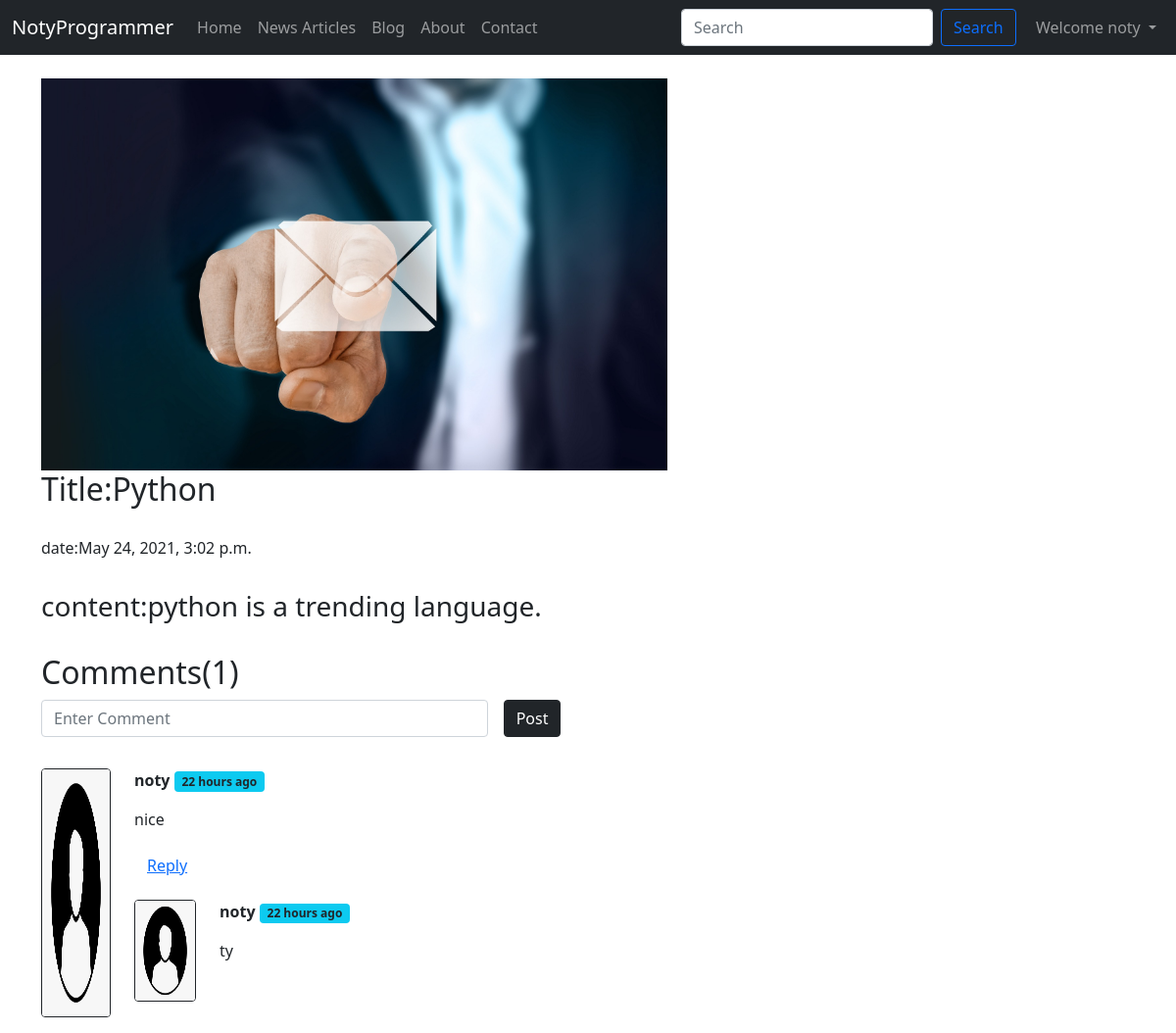
Page /blog/python (signed in) on the committed database.
### blog/models.py (models this page shows, shortened)
class Post(models.Model):
    Sno=models.AutoField(primary_key=True)
    title=models.CharField(max_length=255)
    content=models.TextField()
    author=models.CharField(max_length=13)
    slug=models.CharField(max_length=130)
    timestamp=models.DateTimeField(auto_now_add=True,blank=True)
    img = models.ImageField( upload_to="blogImg",default="blogImg/2.jpg")
    class Meta:
       ordering = ['-timestamp']

class BlogComment(models.Model):
    Sno = models.AutoField(primary_key=True)
    comment = models.TextField()
    user = models.ForeignKey(User,on_delete=models.CASCADE)
    post = models.ForeignKey(Post,on_delete=models.CASCADE)
    parent = models.ForeignKey('self',on_delete=models.CASCADE,null=True)
    timestamp = models.DateTimeField(default=now)

### blog/views.py (the view)
# urls.py: path('<str:slug>', views.blogpost, name='blogpost'),
def blogpost(request,slug):
    post=Post.objects.filter(slug=slug).first()
    comments = BlogComment.objects.filter(post=post,parent=None)
    replies = BlogComment.objects.filter(post=post).exclude(parent=None)
    replyDict = {}
    for reply in replies:
        if reply.parent.Sno not in replyDict.keys():
            replyDict[reply.parent.Sno]=[reply]
        else:
            replyDict[reply.parent.Sno].append(reply)
    context={'post':post,'comments':comments,'user':request.user,'replyDict':replyDict}
    return render(request,"blogtemp/blogpost.html",context)

### blog/templatetags/extras.py (called while the page is built)
@register.filter(name='get_val')
def get_val(dict,key):
    return dict.get(key)

### templates/blogtemp/blogpost.html (shortened to what this page needs)
{% extends 'index.html' %}
{% block blogactive %}active{% endblock blogactive %}
{% block body %}
{% load humanize %}
{% load extras %}
<div class="container">
<br>
<img src="{{post.img.url}}">
<h2>Title:{{post.title}}</h2></br>
<h6>date:{{post.timestamp}}</h6></br>
<h3>content:{{post.content}}</h3></br>
</div>
<div class="container">
<h2>Comments({{comments.count}})</h2>
<div class="my-2">
{% if user.is_authenticated %}
<form method="post" action="/blog/postComment" class="row g-3">
  <div class="col-5 form-group">
      <input type="text" class="form-control" id="comment" name="comment" placeholder="Enter Comment">
  </div>
  <div class="col-auto">
    <button type="submit" class="btn btn-dark mb-3" value="Post">Post</button>
  </div>
</form>
{% else %}
<p>Please login to post a comment</p>
{% endif %}
</div>
{% for comment in comments  %}
<div class="row my-3">
<div class="col-md-1"><img src="../static/user.png" class="rounded mx-auto d-block w-100 h-100  border border-dark"></div>
<div class="col-md-11"><b>{{comment.user.username}}</b> <span class="badge bg-info text-dark"> {{comment.timestamp | naturaltime}} </span>
<div class="my-3">{{comment.comment}}</div>
<div class="reply mx-0">
{% if user.is_authenticated %}
<button class="btn btn-link " type="button" data-bs-toggle="collapse" data-bs-target="#replyBox{{comment.Sno}}" aria-expanded="false" aria-controls="replyBox{{comment.Sno}}">
  Reply
</button>
{%endif%}
<div class="replies  my-2">
{% for reply in replyDict|get_val:comment.Sno %}
<div class="row">
<div class="col-md-1 my-2"><img src="../static/user.png" class="rounded mx-auto d-block w-100 h-100  border border-dark">
</div>
<div class="col-md-11 my-2">
<b>{{reply.user.username}}</b> <span class="badge bg-info text-dark"> {{reply.timestamp | naturaltime}} </span>
<div class="my-3">{{reply.comment}}</div>
<br>
</div>
</div>
{% endfor %}
</div>
</div>
</div>
</div>
{% endfor %}
</div>
{% endblock body %}

### templates/index.html (shortened to what this page needs)
<!doctype html>
<html lang="en">
<head>
  <link href="https://cdn.jsdelivr.net/npm/bootstrap@5.0.0-beta2/dist/css/bootstrap.min.css" rel="stylesheet"
>
<link rel="stylesheet" href="https://cdnjs.cloudflare.com/ajax/libs/font-awesome/4.7.0/css/font-awesome.min.css">
</head>
<body>
  <nav class="navbar navbar-expand-lg navbar-dark bg-dark">
    <div class="container-fluid">
      <a class="navbar-brand" href="/">NotyProgrammer</a>
      <div class="collapse navbar-collapse" id="navbarSupportedContent">
        <ul class="navbar-nav me-auto mb-2 mb-lg-0">
          <li class="nav-item {% block homeactive %}{% endblock homeactive %}">
            <a class="nav-link " href="/">Home</a>
          </li>
          <li class="nav-item {% block newsactive %}{% endblock newsactive %}">
            <a class="nav-link" href="/news">News Articles</a>
          </li>
          <li class="nav-item {% block blogactive %}{% endblock blogactive %}">
            <a class="nav-link" href="/blogs">Blog</a>
          </li>
          <li class="nav-item {% block aboutactive %}{% endblock aboutactive %}">
            <a class="nav-link" href="/about">About</a>
          </li>
          <li class="nav-item {% block contactactive %}{% endblock contactactive %}">
            <a class="nav-link" href="/contact_us">Contact</a>
          </li>
        </ul>
        <form class="d-flex" method="get" action="{% url 'search' %}" name="search">
          <input class="form-control me-2" type="search" placeholder="Search" aria-label="Search" name="query"
            id="query">
          <button class="btn btn-outline-primary" type="submit">Search</button>
        </form>
        {% if user.is_authenticated %}
        <ul class="navbar-nav ml-auto">
         <li class="nav-item dropdown">
          <a class="nav-link dropdown-toggle" href="#" id="navbarDropdown" role="button" data-bs-toggle="dropdown" aria-expanded="false">
             Welcome {{request.user}}
          </a>
        </li>
        </ul>
        {% else %}
        <a href="/signuppage" class="btn btn-light" tabindex="-1" role="button" aria-disabled="true">Signup</a>
&nbsp; &nbsp;
        <a href="/loginpage" class="btn btn-light" tabindex="-1" role="button" aria-disabled="true">Login</a>
        {% endif %}
      </div>
    </div>
  </nav>
  {% block body %}{% endblock body %}
</body>
</html>

### templates/blogtemp/blogpost.html (style rules this page uses)
img { height:400px; }

### rows in the picture
Post: img (picture), title "Python", timestamp "May 24, 2021, 3:02 p.m.", content "python is a trending language."
BlogComment: user.username "noty", timestamp "22 hours ago", comment "nice"
BlogComment: user.username "noty", timestamp "22 hours ago", comment "ty"

### other values in the picture
{{ request.user }} "noty"
{{ comments.count }} "1"
